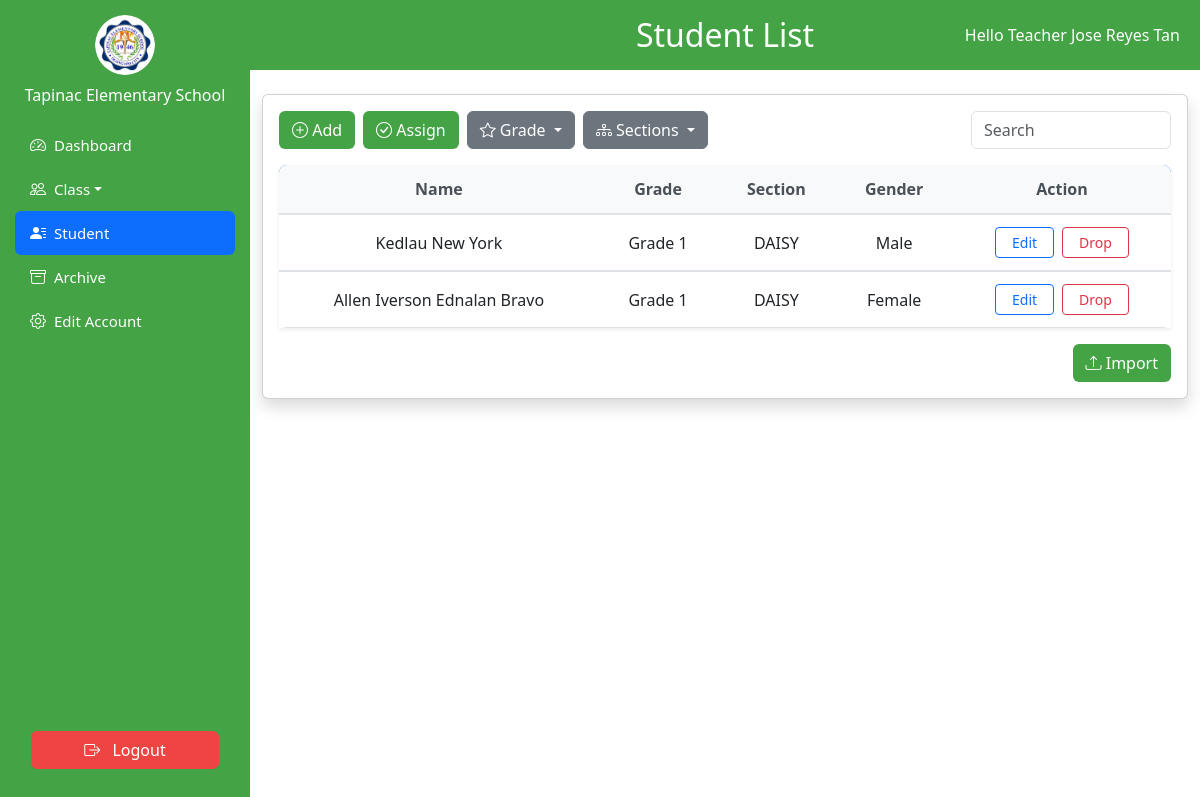
The page /views/teacher/student_page.php (signed in) on the database its author committed.
### tables this page shows
CREATE TABLE `students` (
  `id` int(11) NOT NULL,
  `fname` varchar(100) NOT NULL,
  `mname` varchar(100) DEFAULT NULL,
  `lname` varchar(100) NOT NULL,
  `gender` enum('Male','Female') NOT NULL,
  `grade_level_id` int(11) DEFAULT NULL,
  `section_id` int(11) DEFAULT NULL,
  `created_at` datetime DEFAULT current_timestamp(),
  `updated_at` datetime DEFAULT current_timestamp() ON UPDATE current_timestamp()
);

### views/teacher/student_page.php (called while the page is built)
<?php
include '../shared/student_list.php';

### views/shared/student_list.php (the view, shortened to what this page needs)
<?php
$role = $_SESSION['role'];
$full_name = $_SESSION['full_name'] ?? '';
$header_color = in_array($role, ['adviser', 'teacher']) ? '#44A344' : '#1a1a1a';
$role_label = ucfirst($role);
if ($role === 'masterteacher') {
    if (!isset($_GET['teacher_id'])) {
        header("Location: teacher_listpage.php");
        exit();
    }
    $teacher_id = (int)$_GET['teacher_id'];
    $where_clause = "WHERE sections.teacher_id = $teacher_id";
}
elseif (in_array($role, ['adviser', 'teacher'])) {
    $teacher_id = $_SESSION['user_id'];
}
$btn_color = in_array($role, ['adviser', 'teacher']) ? '#44A344' : '#1a1a1a';
$btn_text_color = '#fff';
require_once '../../database/db_connection.php';
?>
<!DOCTYPE html>
<html lang="en">
<head>
<link rel="stylesheet" href="../../assets/css/sidebar.css">
<link rel="stylesheet" href="../../assets/css/all_role_style/style.css">
<link href="https://cdn.jsdelivr.net/npm/bootstrap@5.3.0/dist/css/bootstrap.min.css" rel="stylesheet">
<link rel="stylesheet" href="https://cdn.jsdelivr.net/npm/bootstrap-icons@1.10.5/font/bootstrap-icons.css">
</head>
<body>
<div class="main-content">
    <div style="
        position: sticky;
        top: 0;
        z-index: 999;
        background-color: <?php echo $header_color; ?>;
        color: white;
        padding: 20px;
        display: flex;
        justify-content: center;
        align-items: center;
        min-height: 70px;
    ">
        <h2 class="m-0" style="position: absolute; left: 50%; transform: translateX(-50%);">Student List</h2>
        <?php if (!empty($full_name)): ?>
            <span style="position: absolute; right: 20px;">
                Hello <?php echo htmlspecialchars($role_label . ' ' . $full_name); ?>
            </span>
        <?php endif; ?>
    </div>
    <div class="container mt-4">
        <div class="card shadow">
            <div class="card-body">
                <div class="mb-3 d-flex flex-wrap gap-2">
                    <button type="button" class="btn" style="background-color: <?= $btn_color ?>; color: <?= $btn_text_color ?>;" data-bs-toggle="modal" data-bs-target="#addModal">
                        <i class="bi bi-plus-circle"></i> Add
                    </button>
                    <button type="button" class="btn" id="bulkAssignBtn" style="background-color: <?= $btn_color ?>; color: <?= $btn_text_color ?>;">
                        <i class="bi bi-check-circle"></i> Assign
                    </button>
                    <div class="dropdown">
                        <button class="btn btn-secondary dropdown-toggle" type="button" id="gradeFilterBtn" data-bs-toggle="dropdown" aria-expanded="false">
                            <i class="bi bi-star"></i> <span id="gradeFilterLabel">Grade</span>
                        </button>
                    </div>
                    <div class="dropdown">
                        <button class="btn btn-secondary dropdown-toggle" type="button" id="sectionFilterBtn" data-bs-toggle="dropdown" aria-expanded="false">
                            <i class="bi bi-diagram-3"></i> <span id="sectionFilterLabel">Sections</span>
                        </button>
                    </div>
                    <div class="ms-auto">
                        <input type="text" id="searchInput" class="form-control" placeholder="Search" style="width: 200px;">
                    </div>
                </div>
                <?php
                $query = "SELECT DISTINCT
                    s.id,
                    s.fname,
                    s.mname,
                    s.lname,
                    s.gender,
                    s.grade_level_id,
                    s.section_id,
                    CONCAT(s.fname, ' ', COALESCE(s.mname, ''), ' ', s.lname) AS name,
                    COALESCE(gl.grade_name, 'Not assigned') AS grade,
                    COALESCE(sec.section_name, 'Not assigned') AS section,
                    CASE
                        WHEN sec.teacher_id = ? THEN 'Adviser'
                        WHEN sa.teacher_id = ? THEN 'Subject Teacher'
                        ELSE 'No teacher assigned'
                    END AS teacher_role
                    FROM students s
                    LEFT JOIN grade_levels gl ON s.grade_level_id = gl.id
                    LEFT JOIN sections sec ON s.section_id = sec.id
                    LEFT JOIN subject_assignments sa
                        ON sa.section_id = s.section_id
                        AND sa.grade_level_id = s.grade_level_id
                    WHERE sec.teacher_id = ?
                    OR sa.teacher_id = ?";
                $stmt = $conn->prepare($query);
                $stmt->bind_param("iiii", $teacher_id, $teacher_id, $teacher_id, $teacher_id);
                $stmt->execute();
                $result = $stmt->get_result();
                ?>
                <div class="table-responsive shadow-sm mt-3">
                    <table id="studentTable" class="table table-hover align-middle text-center mb-0">
                        <thead class="bg-primary text-white">
                        <tr>
                            <th>Name</th>
                            <th>Grade</th>
                            <th>Section</th>
                            <th>Gender</th>
                            <th>Action</th>
                        </tr>
                        </thead>
                        <tbody id="studentTableBody">
                        <?php while ($student = mysqli_fetch_assoc($result)): ?>
                            <tr
                            data-grade="<?= $student['grade_level_id'] ?? '' ?>"
                            data-section="<?= $student['section_id'] ?? '' ?>"
                            data-name="<?= htmlspecialchars($student['name']) ?>"
                            >
                            <td class="text-capitalize"><?= htmlspecialchars($student['name']) ?></td>
                            <td class="<?= $student['grade'] === 'Not assigned' ? 'text-danger fw-semibold' : 'text-dark' ?>">
                                <?= htmlspecialchars($student['grade']) ?>
                            </td>
                            <td class="<?= $student['section'] === 'Not assigned' ? 'text-danger fw-semibold' : 'text-dark' ?>">
                                <?= htmlspecialchars($student['section']) ?>
                            </td>
                            <td><?= htmlspecialchars($student['gender']) ?></td>
                            <td>
                                <div class="d-flex justify-content-center gap-2">
                                <button type="button"
                                        class="btn btn-outline-primary btn-sm px-3 editBtn"
                                        data-id="<?= $student['id'] ?>"
                                        data-fname="<?= htmlspecialchars($student['fname'] ?? '') ?>"
                                        data-mname="<?= htmlspecialchars($student['mname'] ?? '') ?>"
                                        data-lname="<?= htmlspecialchars($student['lname'] ?? '') ?>"
                                        data-gender="<?= htmlspecialchars($student['gender'] ?? '') ?>"
                                        data-bs-toggle="modal"
                                        data-bs-target="#editModal">
                                    Edit
                                </button>
                                <a href="process_drop.php?id=<?= $student['id'] ?>"
                                    onclick="return confirm('Are you sure you want to drop this student?')"
                                    class="btn btn-outline-danger btn-sm px-3">
                                    Drop
                                </a>
                                </div>
                            </td>
                            </tr>
                        <?php endwhile; mysqli_free_result($result); ?>
                        </tbody>
                    </table>
                </div>
                <div class="text-end mt-3">
                    <button class="btn" style="background-color: <?= $btn_color ?>; color: <?= $btn_text_color ?>;"><i class="bi bi-upload"></i> Import</button>
                </div>
            </div>
        </div>
    </div>
</div>
</body>
</html>

### assets/css/sidebar.css (style rules this page uses)
.main-content { margin-left: 250px; padding: 20px; }

### assets/css/all_role_style/style.css (style rules this page uses)
body { background-color: #f0f2f5; }
.main-content { margin-left: 250px; flex: 1; padding: 0; }
.table-responsive { margin-top: 20px; }
.table { border-radius: 8px; overflow: hidden; border-collapse: separate; border-spacing: 0; }
.table thead th { background-color: #f8f9fa; color: #495057; font-weight: 600; border-bottom: 1px solid #dee2e6; padding: 12px 15px; }
.table tbody tr { background-color: #fff; }
.table tbody tr:nth-of-type(even) { background-color: #fbfbfc; }
.table tbody td { padding: 12px 15px; vertical-align: middle; border-top: 1px solid #dee2e6; }

### rows shown on the page
students: name "Kedlau New York", grade "Grade 1", section "DAISY", gender "Male"
students: name "Allen Iverson Ednalan Bravo", grade "Grade 1", section "DAISY", gender "Female"

### other values the page prints
$role_label . ' ' . $full_name "Teacher Jose Reyes Tan"
